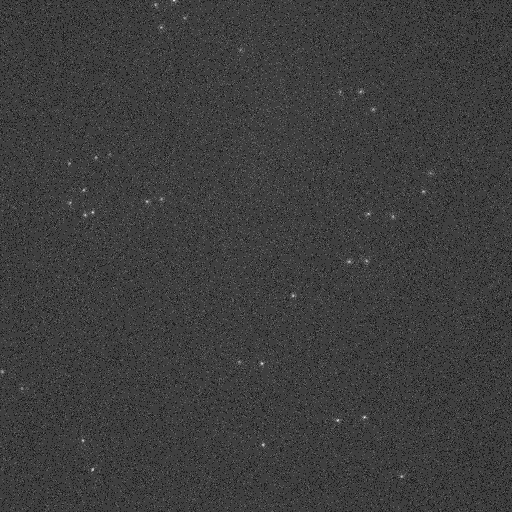
#> input picture Sample Chain/1A.tif, 512 x 512 px
$ jupyter execute --allow-errors Example-Chain.ipynb
#> lines starting #> are read from the running program, lines starting #| are printed output that depends on the picture; after the words box and inside, x2 and y2 are one past the last pixel; in counts of white or black regions, pixels touching at a corner belong together
[cell 1]
import numpy as np
import pandas as pd
import matplotlib.pyplot as plt

from skimage.filters import gaussian

from skimage.morphology import skeletonize

from skimage.exposure import rescale_intensity

from skimage.measure import label, regionprops, find_contours

### Helper Functions

[cell 2]
def dist(x1, y1, x2, y2):
    """Return the euclidean distance."""
    return np.sqrt((x1-x2)**2+(y1-y2)**2)

def contour_length(data):
    """Calculate the sum of the contour length."""
    val = 0
    for i in range(len(data)):
        if i != len(data) - 1:
            val += dist(data[i, 0], data[i, 1], data[i+1, 0], data[i+1, 1])
    return (val/2) # 1 pixel = 0.17 um

def pad_image(image):
    """Pad the image to avoid issue in skeletonizing."""
    padded = np.zeros(shape=(image.shape[0]+2, image.shape[1]+2), dtype = np.uint16)
    padded[1:image.shape[0]+1, 1:image.shape[1]+1] = image
    return padded

# [27 lines left out: functions check_branch, checker, not called in this run]

[cell 3]
def seed_identification(img):
    """
    Identify the seeds in the image.

    Parameters:
        img (np.array): image of the seed.

    Returns:
        seed_list (list): a list of the seed objects.
    """
    # Create binary mask
    binary = img > (img.mean() + 3 * img.std())
    # Identify connected blobs
    label_im = label(binary)
    seed_list = regionprops(label_im)
    # Remove small blobs
    seed_list = [i for i in seed_list if i.area > 5]
    return seed_list

def seeded_tube_identification(img, seeds):
    """
    Identify the tubes in the image. Note that branched structures are removed.

    Parameters:
        img (np.array): image of the tube.

        seeds (list): list of the seeds.

    Returns:
        seeded_tubes (list): a list of the seeded tube objects.

        unseeded_tubes (list): a list of the unseeded tube objects.
    """
    # Create binary mask
    binary = img > (img.mean() + 4 * img.std())
    # Identify connected blobs
    label_im = label(binary)
    tube_list = regionprops(label_im)
    # Remove small and branched structures
    tube_list = [i for i in tube_list if i.area > 10]
    seeded_tubes, unseeded_tubes = [], []
    # Create seed location map
    seed_map = np.zeros_like(binary)
    for seed in seeds:
        minr, minc, maxr, maxc = seed.bbox
        seed_map[minr:maxr,minc:maxc] = 1
    # Identify which tubes contains seeds
    for tube in tube_list:
        minr, minc, maxr, maxc = tube.bbox
        if np.sum(seed_map[minr:maxr, minc:maxc]) > 0:
            seeded_tubes.append(tube)
        else:
            unseeded_tubes.append(tube)
    return seeded_tubes, unseeded_tubes

def tube_length_analysis(tube):
    """
    Measure the length of the tube through the tube contour.

    Parameters:
        tube: the tube object.
    Returns:
        val (float): the length of the tube, unit: pixel.
    """
    # blur the padded image to denoise
    blurred = gaussian(pad_image(tube.image))
    # Create a binary mask
    candidate = skeletonize(blurred > blurred.mean())
    # Find thr contour
    contours = find_contours(candidate, .5, fully_connected = 'high')
    # Start counting
    val = 0
    for contour in contours:
        val += contour_length(contour)
    return val

def chain_analysis(tube, seed_map):
    """
    Count the chains and chain lenghts for the tubes.
    """
    # blur the padded image to denoise
    blurred = gaussian(pad_image(tube.image))
    # Create a binary mask and skeletonlize
    skeleton = skeletonize(blurred > blurred.mean())
    # map the seed locations
    minr, minc, maxr, maxc = tube.bbox
    cropped_seed = seed_map[minr:maxr, minc:maxc]
    # cut the tube into chains based on seeds
    semi_tube_map = np.zeros_like(skeleton)
    for i in range(0, semi_tube_map.shape[0]-2):
        for j in range(0, semi_tube_map.shape[1]-2):
            if (skeleton[i+1,j+1] == True) and (cropped_seed[i, j] == False):
                semi_tube_map[i+1, j+1] = True
    # get the contours of the chains
    contours = find_contours(semi_tube_map, .5, fully_connected = 'high')
    chains = [contour_length(contour) for contour in contours]
    return len(chains), chains

## Example - Individual Files as Input

[cell 4]
#########
# PARAM #
#########

# Load in images
seed_img = plt.imread('./Sample Chain/1A.tif')
#> seed_img is the input picture: shape (512, 512) uint16; min 980, max 2861, mean 1385.6
tube_img = plt.imread('./Sample Chain/1B.tif')
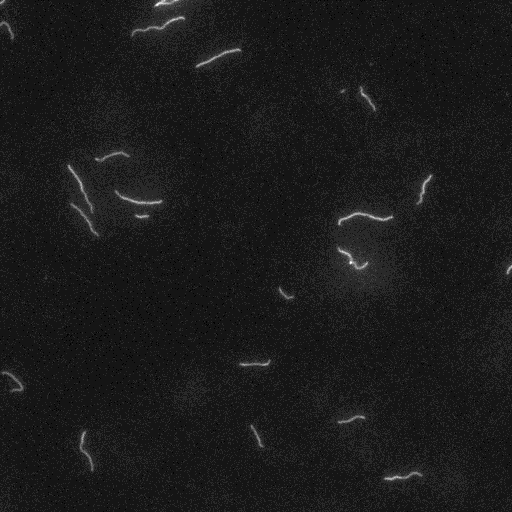
#> input picture Sample Chain/1B.tif, 512 x 512 px
#> tube_img is the input picture: shape (512, 512) uint16; min 633, max 3827, mean 971.4
filenames = ('./Sample Chain/1-seeded-tubes.csv', './Sample Chain/1-unseeded-tubes.csv')

#########
# START #
#########

# Identify the seed
seed_list = seed_identification(seed_img)
#> in seed_identification, `binary = img > (img.mean() + 3 * img.std())`:
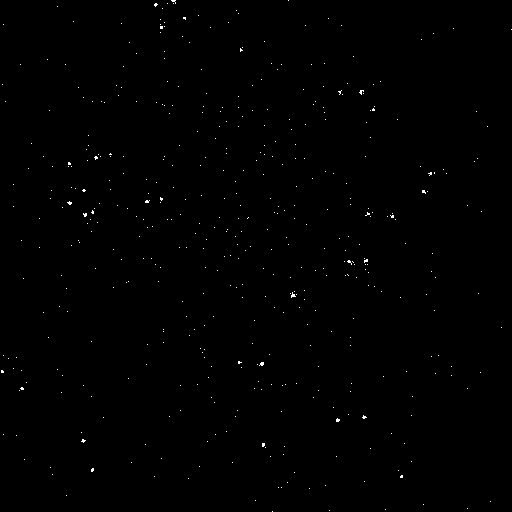
#> binary: shape (512, 512) bool; 0.29% white in thin lines or dots
#> in seed_identification, `label_im = label(binary)`: label_im: shape (512, 512) int32; 460 distinct labels, from 0 to 459
#> in seed_identification, `seed_list = regionprops(label_im)`: seed_list = 459 regions; largest, box (x1, y1, x2, y2) and area: (291, 292, 296, 298) 15, (259, 362, 264, 366) 14, (359, 90, 364, 95) 13, (67, 201, 72, 205) 12, (83, 213, 87, 217) 12
#> in seed_identification, `seed_list = [i for i in seed_list if i.area > 5]`: seed_list = 33 regions; largest, box (x1, y1, x2, y2) and area: (291, 292, 296, 298) 15, (259, 362, 264, 366) 14, (359, 90, 364, 95) 13, (67, 201, 72, 205) 12, (83, 213, 87, 217) 12

# Create the seed map
seed_map = np.zeros_like(seed_img, dtype = int)
for i in seed_list:
    minr, minc, maxr, maxc = i.bbox
    seed_map[minr:maxr, minc:maxc]=1
#> this loop made 33 passes
#> (minr, minc, maxr, maxc) on passes 1 to 12: (0, 171, 4, 176), (3, 154, 7, 158), (17, 183, 20, 186), (26, 160, 29, 163), (48, 240, 52, 243), (90, 338, 95, 342), (90, 359, 95, 364), (108, 372, 111, 375), (156, 94, 160, 98), (162, 68, 165, 71), (172, 428, 176, 432), (189, 82, 192, 86)
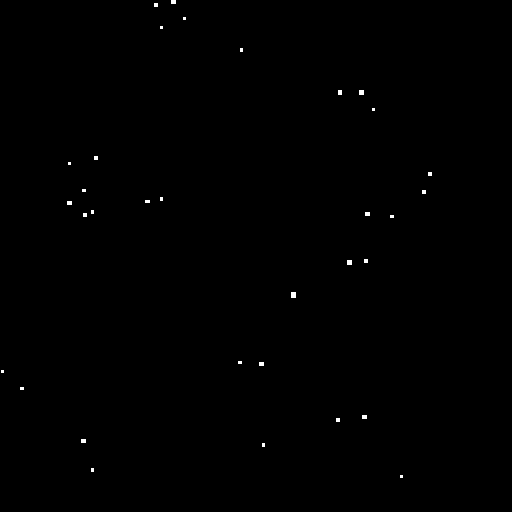
#> seed_map: shape (512, 512) int64; values 0 (black) and 1 (white), 0.19% white; 33 white regions (23 under 20 px), largest, box (x1, y1, x2, y2) and area: (291, 292, 296, 298) 30, (359, 90, 364, 95) 25, (347, 260, 352, 265) 25

# Identify seeded and unseeded tubes
seeded_tubes, unseeded_tubes = seeded_tube_identification(tube_img, seed_list)
#> in seeded_tube_identification, `binary = img > (img.mean() + 4 * img.std())`:
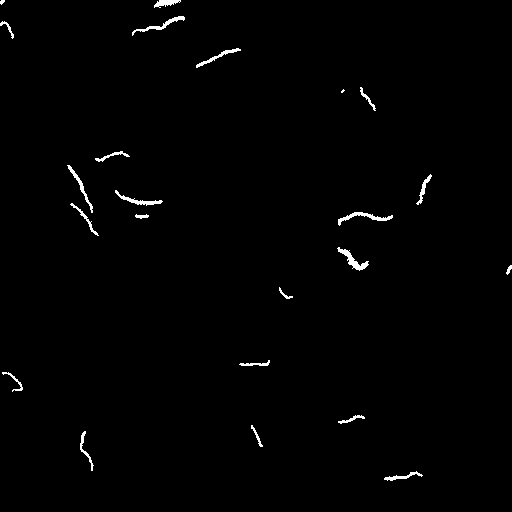
#> binary: shape (512, 512) bool; 0.91% white; 23 white regions (2 under 20 px)
#> in seeded_tube_identification, `label_im = label(binary)`: label_im: shape (512, 512) int32; 24 distinct labels, from 0 to 23
#> in seeded_tube_identification, `tube_list = regionprops(label_im)`: tube_list = 23 regions; largest, box (x1, y1, x2, y2) and area: (337, 247, 369, 271) 216, (338, 212, 393, 226) 215, (132, 16, 185, 36) 189, (115, 190, 163, 206) 179, (67, 165, 93, 213) 165
#> in seeded_tube_identification, `tube_list = [i for i in tube_list if i.area > 10]`: tube_list = 22 regions; largest, box (x1, y1, x2, y2) and area: (337, 247, 369, 271) 216, (338, 212, 393, 226) 215, (132, 16, 185, 36) 189, (115, 190, 163, 206) 179, (67, 165, 93, 213) 165
#> the loop in seeded_tube_identification, `for seed in seeds:` made 33 passes
#> after the loop in seeded_tube_identification, `for seed in seeds:`: seed_map: shape (512, 512) bool; 0.19% white; 33 white regions (23 under 20 px)
#> the loop in seeded_tube_identification, `for tube in tube_list:` made 22 passes
#> (minr, minc, maxr, maxc) on passes 1 to 12: (0, 0, 5, 5), (0, 154, 8, 181), (16, 132, 36, 185), (21, 0, 39, 14), (48, 196, 68, 241), (87, 360, 111, 376), (151, 95, 162, 130), (165, 67, 213, 93), (174, 416, 205, 432), (190, 115, 206, 163), (203, 70, 236, 99), (212, 338, 226, 393)
#> after the loop in seeded_tube_identification, `for tube in tube_list:`: seeded_tubes = 18 regions; largest, box (x1, y1, x2, y2) and area: (337, 247, 369, 271) 216, (338, 212, 393, 226) 215, (132, 16, 185, 36) 189, (115, 190, 163, 206) 179, (67, 165, 93, 213) 165; unseeded_tubes = 4 regions; box (x1, y1, x2, y2) and area: (0, 21, 14, 39) 59, (135, 214, 149, 219) 44, (506, 265, 512, 275) 31, (0, 0, 5, 5) 17

# Create the dataframe (Excel sheet) for the tubes
seeded_tube_length, num_chains, chains_lengths = [], [], []
for i in range(len(seeded_tubes)):
    val_num_chain, val_chains_lengths = chain_analysis(seeded_tubes[i], seed_map)
    seeded_tube_length.append(np.sum(val_chains_lengths))
    num_chains.append(val_num_chain)
    chains_lengths.append(val_chains_lengths)
#> this loop made 18 passes
#> (minr in chain_analysis, minc in chain_analysis, maxr in chain_analysis, maxc in chain_analysis, contours in chain_analysis, val_num_chain, val_chains_lengths) on passes 1, 2, 4, 6, 7, 8, 9, 10, 11: (0, 154, 8, 181, 2 point arrays, longest 33 points, 2, [3.83, 14.24]), (16, 132, 36, 185, 2 point arrays, longest 79 points, 2, [23.73, 33.14]), (87, 360, 111, 376, 2 point arrays, longest 47 points, 2, [2.83, 17.14]), (165, 67, 213, 93, 2 point arrays, longest 79 points, 2, [30.21, 21.73]), (174, 416, 205, 432, 2 point arrays, longest 45 points, 2, [17.31, 12.24]), (190, 115, 206, 163, 2 point arrays, longest 81 points, 2, [33.56, 10.83]), (203, 70, 236, 99, 2 point arrays, longest 67 points, 2, [16.14, 25.38]), (212, 338, 226, 393, 2 point arrays, longest 81 points, 2, [33.56, 22.49]), (247, 337, 271, 369, 2 point arrays, longest 51 points, 2, [19.73, 18.31])
#> (minr in chain_analysis, minc in chain_analysis, maxr in chain_analysis, maxc in chain_analysis, contours in chain_analysis, chains in chain_analysis, val_num_chain, val_chains_lengths) on passes 3, 5, 12, 15, 16: (48, 196, 68, 241, 1 point arrays, longest 125 points, [50.87], 1, [50.87]), (151, 95, 162, 130, 1 point arrays, longest 87 points, [35.97], 1, [35.97]), (287, 279, 299, 293, 1 point arrays, longest 41 points, [15.9], 1, [15.9]), (415, 338, 424, 365, 1 point arrays, longest 59 points, [24.9], 1, [24.9]), (425, 251, 447, 263, 1 point arrays, longest 59 points, [23.14], 1, [23.14])
#> pass 2, in chain_analysis (call 2), `cropped_seed = seed_map[minr:maxr, minc:maxc]`:
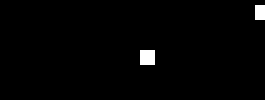
#> cropped_seed: shape (20, 53) int64 (shown 5 times larger); values 0 (black) and 1 (white), 1.4% white in thin lines or dots, all inside (x1, y1, x2, y2) = (28, 1, 53, 13)
#> after the loop, chains_lengths = [[3.83, 14.24], [23.73, 33.14], [50.87], [2.83, 17.14], [35.97], [30.21, 21.73], [17.31, 12.24], [33.56, 10.83], [16.14, 25.38], [33.56, 22.49], [19.73, 18.31], [15.9], [8.66, 20.24], [25.8, 8.83], [24.9], [23.14], [7.24, 30.38], [23.14, 15.83]]; num_chains = [2, 2, 1, 2, 1, 2, 2, 2, 2, 2, 2, 1, 2, 2, 1, 1, 2, 2]; seeded_tube_length = [18.07, 56.87, 50.87, 19.97, 35.97, 51.94, 29.56, 44.38, 41.53, 56.04, 38.04, 15.9, 28.9, 34.63, 24.9, 23.14, 37.63, 38.97]
unseeded_tube_length = []
for i in range(len(unseeded_tubes)):
    unseeded_tube_length.append(tube_length_analysis(unseeded_tubes[i]))
#> this loop made 4 passes
#> contours in tube_length_analysis on passes 1 to 4: 1 point arrays, longest 11 points, 1 point arrays, longest 59 points, 1 point arrays, longest 29 points, 1 point arrays, longest 21 points
#> after the loop, unseeded_tube_length = [3.83, 23.73, 12.83, 8.24]

seeded_tube_df = pd.DataFrame({"id": range(len(seeded_tubes)),
                               "length (px)": seeded_tube_length,
                               "length (um)": [val*0.17 for val in seeded_tube_length],
                               "chains": num_chains,
                               "chain lengths (px)": chains_lengths,
                               "chain lengths (um)": [np.array(val)*0.17 for val in chains_lengths]})
#> seeded_tube_df = table of 18 rows and 6 columns

unseeded_tube_df = pd.DataFrame({"id": range(len(unseeded_tubes)),
                                 "length (px)": unseeded_tube_length,
                                 "length (um)": [val*0.17 for val in unseeded_tube_length]})
#> unseeded_tube_df = table of 4 rows and 3 columns

# Tube Visualization
figure = plt.figure(figsize=(16, 8), dpi = 90)
plt.subplot(1, 2, 1)
plt.title("Seed Image", fontsize = 15, weight = 'bold')
p2, p98 = np.percentile(seed_img, (2, 98))
#> p2 = 1193; p98 = 1592
img_rescale = rescale_intensity(seed_img, in_range=(p2, p98))
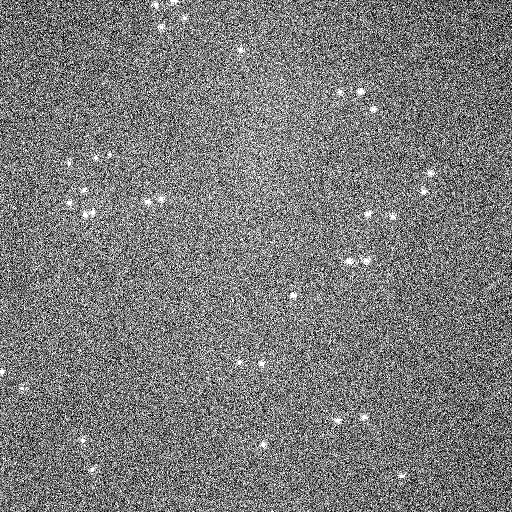
#> img_rescale: shape (512, 512) uint16; min 0, max 65535, mean 31549.9; drawn with min black and max white
plt.imshow(seed_img > (seed_img.mean() + 3 * seed_img.std()), cmap = "gray")
plt.axis(False)

ax = plt.subplot(1, 2, 2)
plt.title("Tube Image", fontsize = 15, weight = 'bold')
p2, p98 = np.percentile(tube_img, (2, 98))
#> p2 = 787; p98 = 1270
img_rescale = rescale_intensity(tube_img, in_range=(p2, p98))
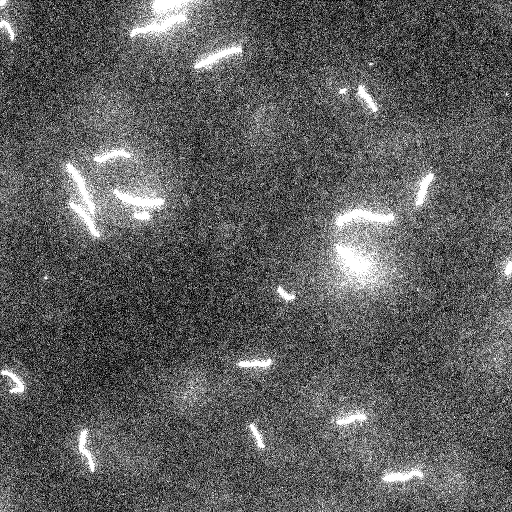
#> img_rescale: shape (512, 512) uint16; min 0, max 65535, mean 23979.2; drawn with min black and max white
plt.imshow(tube_img > (tube_img.mean() + 4 * tube_img.std()), cmap = "gray")

# Plot seeds
for seed in seed_list:
    minr, minc, maxr, maxc = seed.bbox
    rect = plt.Rectangle((minc, minr), maxc - minc, maxr - minr,
                              fill=True, color='yellow', linewidth=1, alpha=1)
    ax.add_patch(rect)

# Plot seeded tubes
for i in range(len(seeded_tubes)):
    minr, minc, maxr, maxc = seeded_tubes[i].bbox
    rect = plt.Rectangle((minc, minr), maxc - minc, maxr - minr,
                              fill=False, edgecolor='red', linewidth=2, alpha=.5)
    ax.add_patch(rect)
    ax.text(maxc - 5, maxr + 5, str(i), color = 'red', fontsize = 15)
#> this loop made 18 passes

# Plot unseeded tubes
for i in range(len(unseeded_tubes)):
    minr, minc, maxr, maxc = unseeded_tubes[i].bbox
    rect = plt.Rectangle((minc, minr), maxc - minc, maxr - minr,
                              fill=False, edgecolor='blue', linewidth=2, alpha=.5)
    ax.add_patch(rect)
    ax.text(maxc - 5, maxr + 5, str(i), color = 'blue', fontsize = 15)
#> this loop made 4 passes

plt.axis(False)

plt.tight_layout()
plt.show()
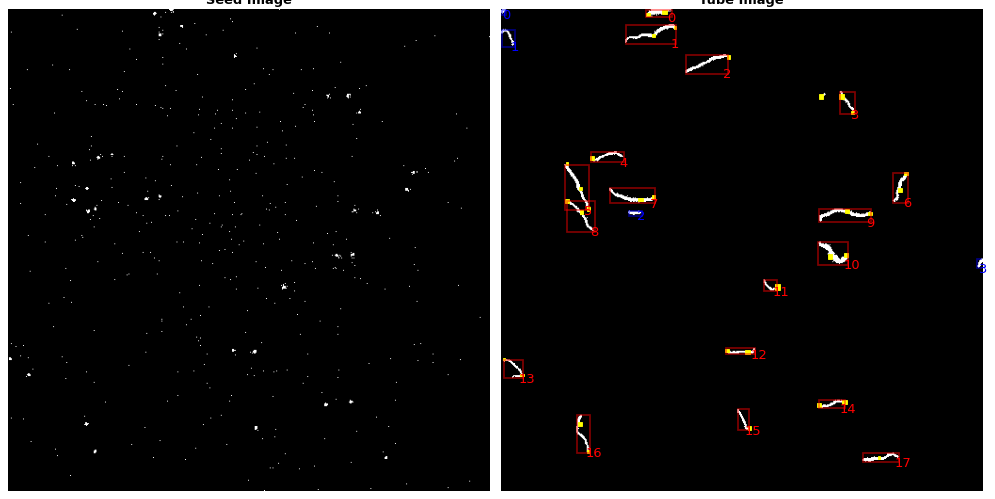
#> figure drawn by matplotlib, 2 panels

# Length Distribution
figure = plt.figure(figsize=(16, 4), dpi = 90)

plt.subplot(1, 2, 1)

plt.hist(seeded_tube_df["length (um)"], bins = 20, color = "gray")
plt.title("Lengths of Seeded Tubes", fontsize = 15, weight = 'bold')
plt.xticks(fontsize = 10, weight = 'bold')
plt.yticks(fontsize = 10, weight = 'bold')
plt.xlabel("$\mu$m", fontsize = 15, weight = 'bold')
plt.ylabel("counts", fontsize = 15, weight = 'bold')

plt.subplot(1, 2, 2)
plt.hist(unseeded_tube_df["length (um)"], bins = 20, color = "gray")
plt.title("Lengths of Unseeded Tubes", fontsize = 15, weight = 'bold')
plt.xticks(fontsize = 10, weight = 'bold')
plt.yticks(fontsize = 10, weight = 'bold')
plt.xlabel("$\mu$m", fontsize = 15, weight = 'bold')
plt.ylabel("counts", fontsize = 15, weight = 'bold')

plt.tight_layout()
plt.show()
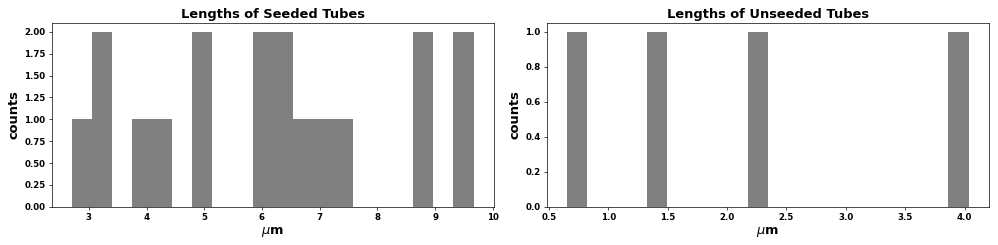
#> figure drawn by matplotlib, 2 panels
#> `seed_map = np.zeros_like(seed_img, dtype = int)`: seed_map: shape (512, 512) int64; every value is 0
#> the loop `for i in seed_list:` made 33 passes

# Save data to CSV files
seeded_tube_df.to_csv(filenames[0], index=False)
unseeded_tube_df.to_csv(filenames[1], index=False)

## Example - Folder as Input

[cell 5]
#########
# PARAM #
#########

# Folder

foldername = "./Sample Chain/"
num = 2

#########
# START #
#########

seeded_tube_df_master = pd.DataFrame()
unseeded_tube_df_master = pd.DataFrame()

#> (the rest of this cell did not finish here and is left out)

#> in seeded_tube_identification (call 2), `seed_map = np.zeros_like(binary)`: seed_map: shape (512, 512) bool; every value is 0
#> the loop in seeded_tube_identification (call 2), `for seed in seeds:` made 33 passes
#> the loop in seeded_tube_identification (call 2), `for tube in tube_list:` made 22 passes
#> the loop `for i in range(len(seeded_tubes)):` made 18 passes
#> pass 3, in chain_analysis (call 21), `skeleton = skeletonize(blurred > blurred.mean())`:
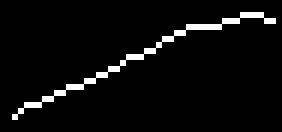
#> skeleton: shape (22, 47) bool (shown 6 times larger); 4.3% white in thin lines or dots, all inside (x1, y1, x2, y2) = (2, 2, 46, 20)
#> the loop `for i in range(len(unseeded_tubes)):` made 4 passes
#> the loop `for seed in seed_list:` made 33 passes

    # Create the dataframe (Excel sheet) for the tubes
    seeded_tube_length, num_chains, chains_lengths = [], [], []
    for i in range(len(seeded_tubes)):
        val_num_chain, val_chains_lengths = chain_analysis(seeded_tubes[i], seed_map)
        seeded_tube_length.append(np.sum(val_chains_lengths))
        num_chains.append(val_num_chain)
        chains_lengths.append(val_chains_lengths)
    unseeded_tube_length = []
    for i in range(len(unseeded_tubes)):
        unseeded_tube_length.append(tube_length_analysis(unseeded_tubes[i]))

    seeded_tube_df = pd.DataFrame({"id": range(len(seeded_tubes)),
                                   "length (px)": seeded_tube_length,
                                   "length (um)": [val*0.17 for val in seeded_tube_length],
                                   "chains": num_chains,
                                   "chain lengths (px)": chains_lengths,
                                   "chain lengths (um)": [np.array(val)*0.17 for val in chains_lengths]})

    unseeded_tube_df = pd.DataFrame({"id": range(len(unseeded_tubes)),
                                     "length (px)": unseeded_tube_length,
                                     "length (um)": [val*0.17 for val in unseeded_tube_length]})

    # Tube Visualization
    figure = plt.figure(figsize=(16, 8), dpi = 90)
    plt.subplot(1, 2, 1)
    plt.title("Seed Image", fontsize = 15, weight = 'bold')
    p2, p98 = np.percentile(seed_img, (2, 98))
    img_rescale = rescale_intensity(seed_img, in_range=(p2, p98))
    plt.imshow(seed_img > (seed_img.mean() + 3 * seed_img.std()), cmap = "gray")
    plt.axis(False)

    ax = plt.subplot(1, 2, 2)
    plt.title("Tube Image", fontsize = 15, weight = 'bold')
    p2, p98 = np.percentile(tube_img, (2, 98))
    img_rescale = rescale_intensity(tube_img, in_range=(p2, p98))
    plt.imshow(tube_img > (tube_img.mean() + 4 * tube_img.std()), cmap = "gray")

    # Plot seeds
    for seed in seed_list:
        minr, minc, maxr, maxc = seed.bbox
        rect = plt.Rectangle((minc, minr), maxc - minc, maxr - minr,
                                  fill=True, color='yellow', linewidth=1, alpha=1)
        ax.add_patch(rect)

    # Plot seeded tubes
    for i in range(len(seeded_tubes)):
        minr, minc, maxr, maxc = seeded_tubes[i].bbox
        rect = plt.Rectangle((minc, minr), maxc - minc, maxr - minr,
                                  fill=False, edgecolor='red', linewidth=2, alpha=.5)
        ax.add_patch(rect)
        ax.text(maxc - 5, maxr + 5, str(i), color = 'red', fontsize = 15)

    # Plot unseeded tubes
    for i in range(len(unseeded_tubes)):
        minr, minc, maxr, maxc = unseeded_tubes[i].bbox
        rect = plt.Rectangle((minc, minr), maxc - minc, maxr - minr,
                                  fill=False, edgecolor='blue', linewidth=2, alpha=.5)
        ax.add_patch(rect)
        ax.text(maxc - 5, maxr + 5, str(i), color = 'blue', fontsize = 15)

    plt.axis(False)

    plt.tight_layout()
    plt.show()

    # Length Distribution
    figure = plt.figure(figsize=(16, 4), dpi = 90)

    plt.subplot(1, 2, 1)

    plt.hist(seeded_tube_df["length (um)"], bins = 20, color = "gray")
    plt.title("Lengths of Seeded Tubes", fontsize = 15, weight = 'bold')
    plt.xticks(fontsize = 10, weight = 'bold')
    plt.yticks(fontsize = 10, weight = 'bold')
    plt.xlabel("$\mu$m", fontsize = 15, weight = 'bold')
    plt.ylabel("counts", fontsize = 15, weight = 'bold')

    plt.subplot(1, 2, 2)
    plt.hist(unseeded_tube_df["length (um)"], bins = 20, color = "gray")
    plt.title("Lengths of Unseeded Tubes", fontsize = 15, weight = 'bold')
    plt.xticks(fontsize = 10, weight = 'bold')
    plt.yticks(fontsize = 10, weight = 'bold')
    plt.xlabel("$\mu$m", fontsize = 15, weight = 'bold')
    plt.ylabel("counts", fontsize = 15, weight = 'bold')

    plt.tight_layout()
    plt.show()

    # Save data to CSV files
    seeded_tube_df.to_csv(filenames[0], index=False)
    unseeded_tube_df.to_csv(filenames[1], index=False)

    # Append to master csv
    seeded_tube_df["img"] = n+1
    unseeded_tube_df["img"] = n+1
    seeded_tube_df_master = pd.concat((seeded_tube_df_master, seeded_tube_df))
    unseeded_tube_df_master = pd.concat((unseeded_tube_df_master, unseeded_tube_df))

seeded_tube_df_master.to_csv(foldername+"all-seeded-tubes.csv", index=False)
unseeded_tube_df_master.to_csv(foldername+"all-unseeded-tubes.csv", index=False)
